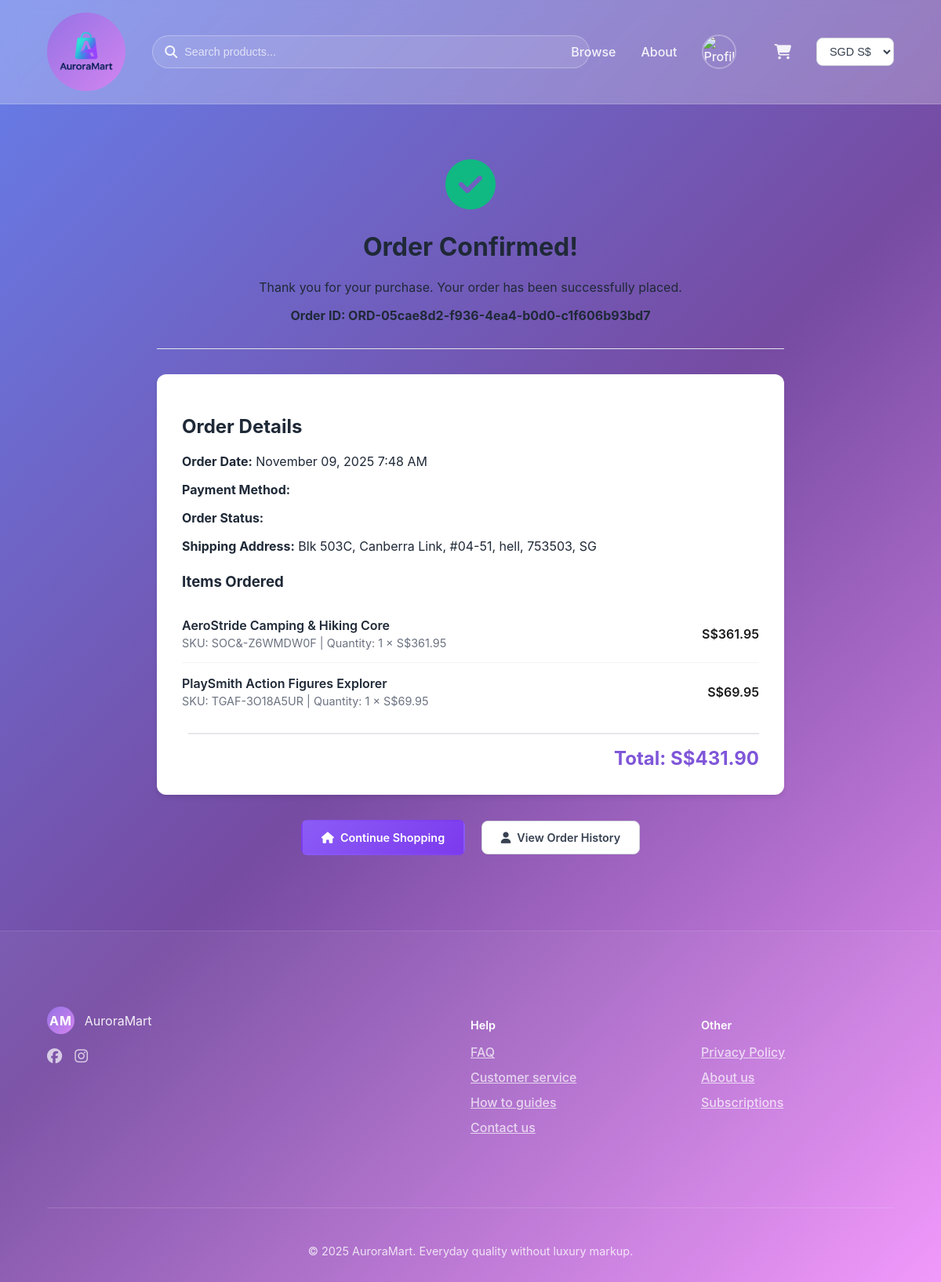
The page /order-confirmation/ORD-05cae8d2-f936-4ea4-b0d0-c1f606b93bd7/ (signed in) on the database its author committed.
### admin_panel/models.py (models this page shows, shortened)
class Order(models.Model):
    STATUS_CHOICES = [
        ('PENDING', 'Pending'),
        ('COMPLETED', 'Completed'),
        ('CANCELLED', 'Cancelled'),
    ]
    order_id = models.CharField(max_length=20, primary_key=True, unique=True)
    customer = models.ForeignKey(Customer, on_delete=models.CASCADE, related_name='orders')
    order_date = models.DateTimeField(auto_now_add=True)
    shipping_address = models.TextField(max_length=500,null=False, blank=False,default='')
    order_notes = models.TextField(max_length=1000, null=True, blank=True)
    total_amount = models.DecimalField(max_digits=10, decimal_places=2, default=0.00)
    status = models.CharField(max_length=20, choices=STATUS_CHOICES, default='PENDING')

class OrderItem(models.Model):
    OrderItem_id = models.CharField(max_length=20, primary_key=True, unique=True)
    order_id = models.ForeignKey(Order, on_delete=models.CASCADE, related_name='items')
    product = models.ForeignKey(Product, on_delete=models.CASCADE) # Protect product history
    quantity = models.PositiveIntegerField(default=1)
    price_at_purchase = models.DecimalField(max_digits=10, decimal_places=2)

class Product(models.Model):
    sku = models.CharField(max_length=50, unique=True,primary_key=True)
    product_name = models.CharField(max_length=255)
    description = models.TextField()
    unit_price = models.DecimalField(max_digits=10, decimal_places=2)
    product_rating = models.FloatField(default=0.0)
    quantity_on_hand = models.PositiveIntegerField(default=0)
    reorder_quantity = models.PositiveIntegerField(default=10)
    product_image = models.URLField(
        max_length=500,
        default='https://cdn.mmem.com.au/media/catalog/product/placeholder/default/product-image.jpg',
        help_text='Product image URL'
    )
    category = models.ForeignKey(
        Category,
        on_delete=models.SET_NULL,
        null=True,
        blank=True,
        related_name='products',
        help_text='Can be assigned to either main category or subcategory'
    )
    subcategory = models.ForeignKey(
        Category,
        on_delete=models.SET_NULL,
        null=True,
        blank=True,
        related_name='subcategory_products',
        help_text='Select a subcategory if applicable'
    )

### customer_website/views.py (the view)
# urls.py: path('order-confirmation/<str:order_id>/', views.order_confirmation_page.as_view(), name='order_confirmation'),
class order_confirmation_page(View):
    template_name = 'customer_website/order_confirmation.html'
    def get(self, request, order_id, *args, **kwargs):
        try:
            order = Order.objects.get(order_id=order_id)
            username = request.session.get('customer_username')
            if not username or order.customer.username != username:
                return redirect('customer_home')
            order_items = OrderItem.objects.filter(order_id=order)
            currency_context = get_currency_context(request)
            order_total = Decimal('0.00')
            for item in order_items:
                item.converted_price = convert_cart_prices(item.price_at_purchase, currency_context['currency_info'])
                item.item_total = item.converted_price * item.quantity
                order_total += item.item_total
            order.converted_total = convert_cart_prices(order.total_amount, currency_context['currency_info'])
            context = {
                'order': order,
                'order_items': order_items,
                'order_total': order_total,
                'cart_count': get_cart_count(request),
                'username': username,
                'profile_picture': request.session.get('customer_profile_picture'),
            }
            context.update(currency_context)
            return render(request, self.template_name, context)
        except Order.DoesNotExist:
            return redirect('customer_home')

### customer_website/views.py (called while the page is built)
def convert_cart_prices(product, currency_info):
    converted_price = Decimal(str(product)) * currency_info['rate']
    return converted_price.quantize(Decimal('0.01'))

def get_cart_count(request):
    cart = request.session.get('cart', {})
    return len(cart)

### customer_website/templates/customer_website/order_confirmation.html (shortened to what this page needs)
{% extends 'customer_website/base.html' %}
{% load static %}
{% block extra_css %}
<link rel="stylesheet" href="{% static 'customer_website/css/checkout.css' %}">
{% endblock %}
{% block content %}
<div class="confirmation-container">
    <div class="confirmation-header">
        <div class="success-icon">
            <i class="fa-solid fa-check-circle"></i>
        </div>
        <h1>Order Confirmed!</h1>
        <p>Thank you for your purchase. Your order has been successfully placed.</p>
        <div class="order-id">
            <strong>Order ID: {{ order.order_id }}</strong>
        </div>
    </div>
    <div class="order-details">
        <h2>Order Details</h2>
        <div class="order-info">
            <p><strong>Order Date:</strong> {{ order.order_date|date:"F d, Y g:i A" }}</p>
            <p><strong>Payment Method:</strong> {{ order.payment_method|title }}</p>
            <p><strong>Order Status:</strong> <span class="status-{{ order.order_status }}">{{ order.order_status|title }}</span></p>
            <p><strong>Shipping Address:</strong> {{ order.shipping_address }}</p>
        </div>
        <div class="order-items">
            <h3>Items Ordered</h3>
            {% for item in order_items %}
            <div class="order-item">
                <div class="item-info">
                    <h4>{{ item.product.product_name }}</h4>
                    <p>SKU: {{ item.product.sku }} | Quantity: {{ item.quantity }} × {{ currency_symbol }}{{ item.converted_price|floatformat:2 }}</p>
                </div>
                <div class="item-price">
                    {{ currency_symbol }}{{ item.item_total|floatformat:2 }}
                </div>
            </div>
            {% endfor %}
        </div>
        <div class="order-total">
            <div class="total-amount">
                <strong>Total: {{ currency_symbol }}{{ order_total|floatformat:2 }}</strong>
            </div>
        </div>
    </div>
    <div class="actions">
        <a href="{% url 'customer_home' %}" class="btn btn-primary">
            <i class="fa-solid fa-home"></i>
            Continue Shopping
        </a>
        <a href="{% url 'profile' %}" class="btn btn-secondary">
            <i class="fa-solid fa-user"></i>
            View Order History
        </a>
    </div>
</div>
{% endblock %}

### customer_website/templates/customer_website/base.html (shortened to what this page needs)
<!DOCTYPE html>
<html lang="en">
<head>
    {% load static %}
    <link rel="stylesheet" href="{% static 'customer_website/css/navbar_footer.css' %}">
    <link rel="stylesheet" href="https://cdnjs.cloudflare.com/ajax/libs/font-awesome/6.5.1/css/all.min.css">
    {% block extra_css %}{% endblock %}
</head>
<body>
    <nav class="navbar">
        <a href="{% url 'customer_home' %}" class="logo">
            <div class="logo-container">
                <div class="logo-circle">
                    <img src="{% static 'customer_website/Logo.png' %}" alt="AuroraMart Logo" class="logo-img">
                </div>
            </div>
        </a>
        <div class="nav-search">
            <div class="search-input-wrapper">
                <i class="fas fa-search"></i>
                <input type="text" id="nav-search-input" placeholder="Search products..." class="nav-search-input">
            </div>
        </div>
        <div class="nav-links">
            <a class="nav-link" href="{% url 'all_products' %}">Browse</a>
            <a class="nav-link" href="{% url 'about' %}">About</a>
            <a href="{% url 'profile' %}" class="nav-profile-link">
                <img src="{{ profile_picture }}" alt="Profile" class="nav-profile-pic">
            </a>
            <a href="{% url 'cart' %}" class="nav-icon cart-icon">
                <i class="fa-solid fa-cart-shopping"></i>
            </a>
            <div class="currency-selector">
                <select class="currency-dropdown" id="currency-selector">
                    <option value="SGD" {% if selected_currency == 'SGD' %}selected{% endif %}>SGD S$</option>
                </select>
            </div>
        </div>
    </nav>
    <main>
        {% block content %}{% endblock %}
    </main>
    <footer>
        <div class="footer-main">
            <div class="footer-col-logo">
                <div class="footer-logo">
                    <div class="logo-circle footer-logo-circle">
                        <span class="logo-text">AM</span>
                    </div>
                    <span class="logo-name">AuroraMart</span>
                </div>
                <div class="social-icons">
                    <a href="#" aria-label="Facebook"><i class="fa-brands fa-facebook"></i></a>
                    <a href="#" aria-label="Instagram"><i class="fa-brands fa-instagram"></i></a>
                </div>
            </div>
            <div class="footer-col-links">
                <h3>Help</h3>
                <ul>
                    <li><a href="#">FAQ</a></li>
                    <li><a href="#">Customer service</a></li>
                    <li><a href="#">How to guides</a></li>
                    <li><a href="#">Contact us</a></li>
                </ul>
            </div>
            <div class="footer-col-links">
                <h3>Other</h3>
                <ul>
                    <li><a href="#">Privacy Policy</a></li>
                    <li><a href="#">About us</a></li>
                    <li><a href="#">Subscriptions</a></li>
                </ul>
            </div>
        </div>
        <div class="footer-bottom">
            <p>&copy; 2025 AuroraMart. Everyday quality without luxury markup.</p>
        </div>
    </footer>
</body>
</html>

### customer_website/static/customer_website/css/navbar_footer.css (style rules this page uses)
main { padding: 0 5%; }
.navbar { display: flex; justify-content: space-between; align-items: center; padding: 1rem 5%; background: rgba(255, 255, 255, 0.25); backdrop-filter: blur(10px); border-bottom: 1px solid rgba(255, 255, 255, 0.2); position: sticky; top: 0; z-index: 100; will-change: transform; font-family: -apple-system, BlinkMacSystemFont, 'Segoe UI', Roboto, Helvetica, Arial, sans-serif; }
.logo { font-size: 1.5rem; font-weight: 700; color: #ffffff; text-decoration: none; }
.logo-container { display: flex; align-items: center; gap: 0.8rem; }
.logo-circle { width: 100px; height: 100px; background: linear-gradient(135deg, #9672e4, #d285f0); border-radius: 50%; display: flex; align-items: center; justify-content: center; transition: all 0.3s ease; }
.logo-text { color: white; font-weight: 700; font-size: 1rem; letter-spacing: 1px; }
.logo-img { width: 90px; height: 90px; object-fit: contain; }
.nav-links { display: flex; align-items: center; gap: 2rem; }
.nav-links a { color: rgba(255, 255, 255, 0.9); text-decoration: none; font-weight: 500; transition: color 0.3s ease; }
.nav-profile-link { display: flex; align-items: center; border-radius: 50%; transition: transform 0.3s ease; }
.nav-profile-pic { width: 40px; height: 40px; border-radius: 50%; object-fit: cover; border: 2px solid rgba(255, 255, 255, 0.3); transition: all 0.3s ease; }
.nav-search { flex: 1; max-width: 500px; margin: 0 2rem; position: relative; }
.nav-search .search-input-wrapper { position: relative; width: 100%; }
.nav-search .search-input-wrapper i { position: absolute; left: 1rem; top: 50%; transform: translateY(-50%); color: rgba(255, 255, 255, 0.9); font-size: 1rem; z-index: 10; pointer-events: none; font-family: "Font Awesome 6 Free", "Font Awesome 6 Pro", FontAwesome; font-weight: 900; }
.nav-search-input { width: 100%; padding: 0.75rem 1rem 0.75rem 2.5rem; border: 1px solid rgba(255, 255, 255, 0.3); border-radius: 25px; background: rgba(255, 255, 255, 0.1); color: white; font-size: 0.9rem; transition: all 0.3s ease; }
.nav-search-input::placeholder { color: rgba(255, 255, 255, 0.7); }
.currency-selector { position: relative; }
.currency-dropdown { background-color: #FFFFFF; border: 1px solid #D1D5DB; border-radius: 8px; padding: 8px 12px; font-size: 0.9rem; font-weight: 500; color: #374151; cursor: pointer; transition: all 0.2s ease; outline: none; min-width: 80px; }
.nav-icon { color: rgba(255, 255, 255, 0.9); font-size: 1.2rem; margin-left: 1rem; transition: color 0.3s ease; }
.cart-icon { position: relative; }
footer { background: rgba(255, 255, 255, 0.05); border-top: 1px solid rgba(255, 255, 255, 0.1); padding: 3rem 5% 1rem 5%; margin-top: 4rem; color: rgba(255, 255, 255, 0.9); }
.footer-main { display: grid; grid-template-columns: 2fr 1fr 1fr; gap: 3rem; max-width: 1200px; margin: 0 auto; margin-bottom: 2rem; padding: 3rem 0; }
.footer-col-logo { grid-column: 1; }
.footer-logo { display: flex; align-items: center; gap: 0.8rem; margin-bottom: 1rem; }
.footer-logo-circle { width: 35px; height: 35px; background: linear-gradient(135deg, #9672e4, #d285f0); border-radius: 50%; display: flex; align-items: center; justify-content: center; }
.social-icons { display: flex; gap: 1rem; margin-top: 1rem; }
.social-icons a { color: rgba(255, 255, 255, 0.7); font-size: 1.2rem; transition: color 0.3s ease; }
.footer-col-links h3 { color: #ffffff; font-size: 0.9rem; font-weight: 600; margin-bottom: 1rem; }
.footer-col-links ul { list-style: none; padding: 0; margin: 0; }
.footer-col-links li { margin-bottom: 0.75rem; }
.footer-col-links a { color: rgba(255, 255, 255, 0.7); font-weight: 500; transition: color 0.3s ease; }
.footer-bottom { padding-top: 2rem; border-top: 1px solid rgba(255, 255, 255, 0.15); text-align: center; font-size: 0.9rem; color: rgba(255, 255, 255, 0.8); }

### rows shown on the page
Order: order_id "ORD-05cae8d2-f936-4ea4-b0d0-c1f606b93bd7", order_date "November 09, 2025 7:48 AM", shipping_address "Blk 503C, Canberra Link, #04-51, hell, 753503, SG"
OrderItem: product.product_name "AeroStride Camping & Hiking Core", product.sku "SOC&-Z6WMDW0F", quantity "1", currency_symbol "S$", converted_price "361.95", item_total "361.95"
OrderItem: product.product_name "PlaySmith Action Figures Explorer", product.sku "TGAF-3O18A5UR", quantity "1", currency_symbol "S$", converted_price "69.95", item_total "69.95"

### other values the page prints
{{ currency_symbol }} "S$"
{{ order_total|floatformat:2 }} "431.90"
